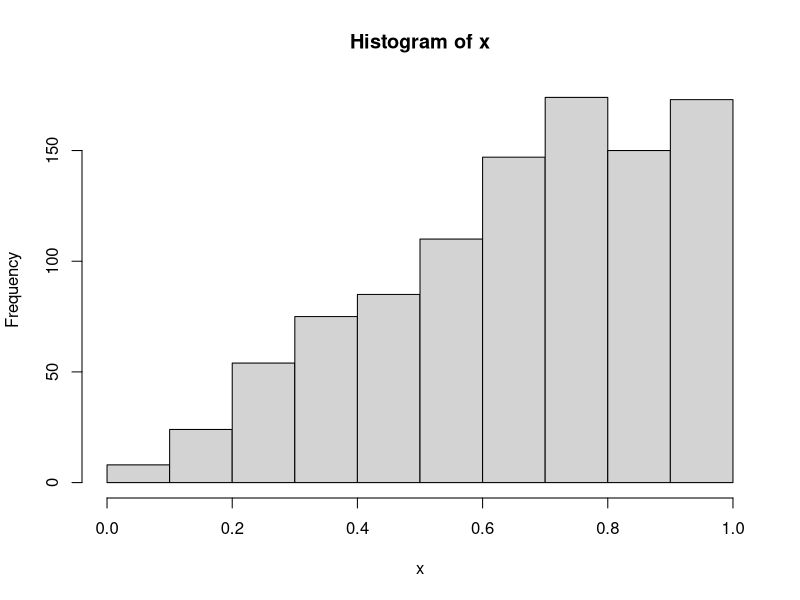
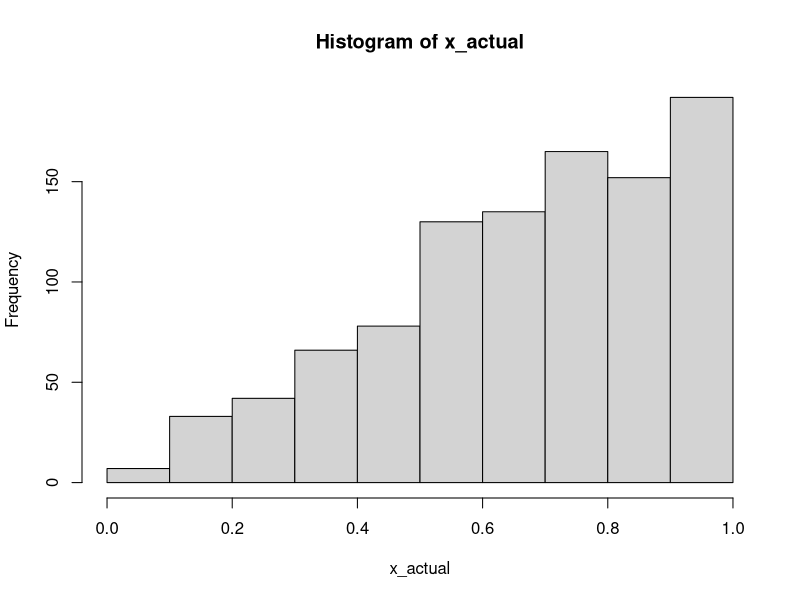
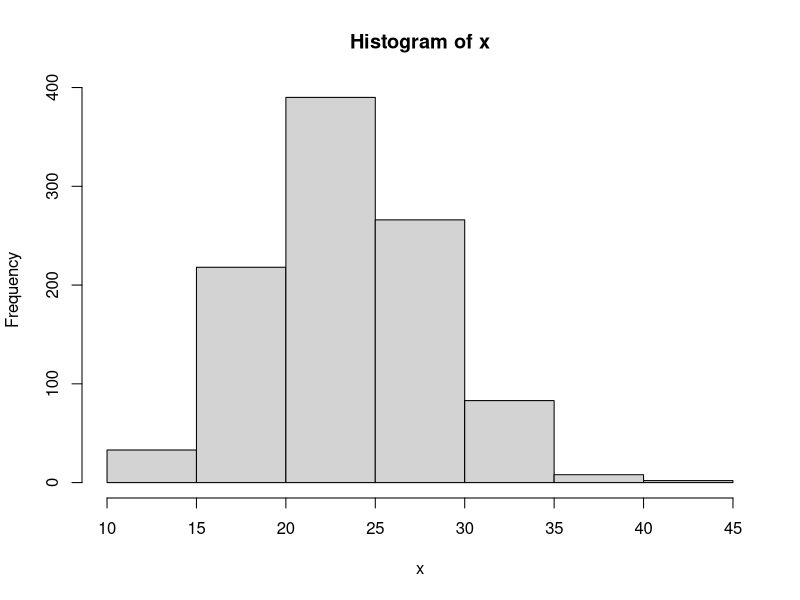
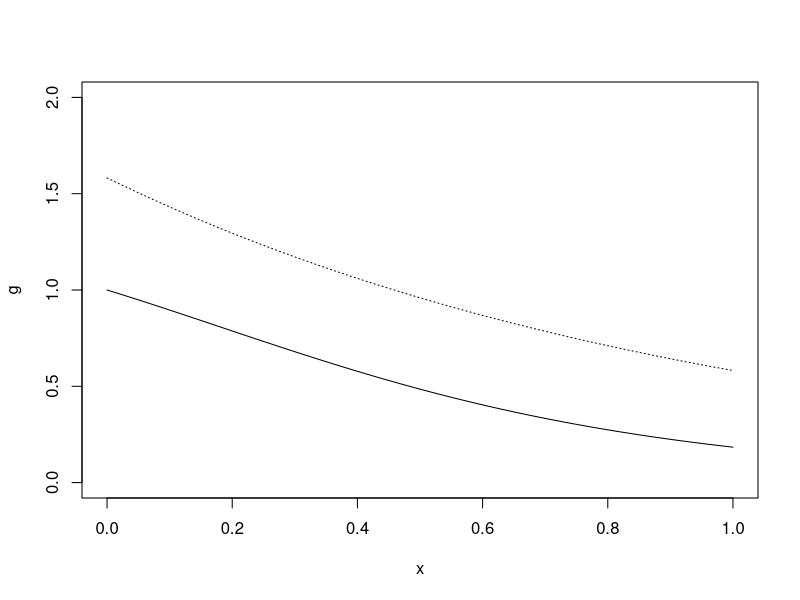

Generate these figures, in order, with R:
## ---- chunk 1
#| echo: false

library(tidyverse)
set.seed(8686)
## ---- chunk 2
ex2 <- 76
ifelse(
  ex2 >= 90, grade <- 'A',
  ifelse(
    ex2 >= 80, grade <- 'B',
    ifelse(ex2 >= 70, grade <- 'C', '')
  )
)
## ---- chunk 3
k <- 0
for (i in 1:10) {
  k <- k + i
}

k

x <- 1:10
k <- 0

for (i in x) {
  k <- k + x[i]
}

k
## ---- chunk 4
k <- 0
i <- 0

while (i <= 10) {
  k <- k + i
  i <- i + 1
}

k; i
## ---- chunk 5
avg <- function(x) {
  s <- 0
  for (i in x) s <- s + i

  s / i
}

x <- 1:10

avg(x) == 5.5
## ---- chunk 6
score <- c(76, 92, 83)
grade <- ifelse(
  score >= 90, 'A',
  ifelse(score >= 80, 'B',
    ifelse(score >= 70, 'C')
  )
)
grade

# will fail-- length(score) > 1
# if (score >= 90) {
#   grade <- 'A'
# } else if (score >= 80) {
#   grade <- 'B'
# } else {
#   grade <- 'C'
# }
## ---- chunk 7
library(stats4)

# y <- c(0.04304550, 0.50263474)
y <- 1:4

mlogl <- function(theta) -(length(y)*log(theta) - theta*sum(y))

fit <- mle(mlogl, 1.4)
summary(fit)

1 / mean(y)
## ---- chunk 8
x <- c(0.5928, 3.2048, 2.2281, 4.2292, 1.2096, 3.8371, 1.2670, 1.2042, 2.8182, 3.5173)

ll <- function(theta, sumx, sumlogx, n) {
  r <- theta[1]
  lambda <- theta[2]
  -(n*r*log(lambda) - n*log(gamma(r)) + (r - 1)*sumlogx - lambda*sumx)
}

optim(c(20, 19), ll, sumx = sum(x), sumlogx = sum(log(x)), n = length(x))
## ---- chunk 9
# given an exponential distribution
lambda <- 10
exp_pdf <- function(x) lambda*exp(-lambda*x)
inv_exp <- function(u) -1/lambda * log(1 - u)

u <- runif(100000, 0, 1)
x <- inv_exp(u)

mean(x) # should be close to 1 / lambda
var(x) # should be close to 1 / lambda^2
## ---- chunk 10
# transformation given a discrete CDF, using quantiles
g <- function(n) {
  u <- runif(n, 0, 1)
  
  cdf <- c(0.1, 0.36, 0.42, 0.85, 1)
  
  dplyr::case_when(
    u <= cdf[1]              ~ 0,
    u > cdf[1] & u <= cdf[2] ~ 1,
    u > cdf[2] & u <= cdf[3] ~ 2,
    u > cdf[3] & u <= cdf[4] ~ 3,
    u > cdf[4] & u <= cdf[5] ~ 4,
    TRUE ~ NA_real_
  )
}

p <- prop.table(table(g(10000)))
cumsum(p)
## ---- chunk 11
f <- function(x, p = 0.4) p * (1 - p)^x
## ---- chunk 12
# demonstrate acception-rejection method using a Beta(2, 1) distribution
# g(x) = Uniform(0, 1)

f <- function(x) 2*x
g <- function(x) 1
C <- 2

gen_beta <- function() {
  u1 <- runif(1, 0, 1)
  u2 <- runif(1, 0, 1)
  
  # if accepted,
  r <- f(u1) / (C * g(u1))
  out <- c( "r" = r, "u1" = u1, "u2" = u2)

  if (u2 < f(u1) / (C * g(u1))) {
    return(u1)
  } else {
    gen_beta()
  }
}

x <- replicate(1000, gen_beta())
x_actual <- rbeta(1000, 2, 1)

hist(x)
hist(x_actual)
## ---- chunk 13
f <- c(0.16, 0.24, 0.33, 0.17, 0.10)
g <- c(1, 1, 1, 1, 1) / 5
C <- max(f / g)

f_x <- function(x) {
  dplyr::case_when(
    x == 1 ~ 0.16,
    x == 2 ~ 0.24,
    x == 3 ~ 0.33,
    x == 4 ~ 0.17,
    x == 5 ~ 0.10,
      TRUE ~ 0
  )
}

gen <- function() {
  y <- sample(1:5, 1) # draw 1 realization from discrete uniform
  u <- runif(1, 0, 1) # draw 1 realization from continuous uniform

  if (u <= f_x(y) / (C * 1/5)) {
    return(y)
  } else {
    gen()
  }
}

out <- replicate(1000, gen())
prop.table(table(out))
## ---- chunk 14
gen_poisson <- function(t0, lambda) {
  s <- 0; i <- 0

  while (s <= t0) {
    u <- runif(1, 0, 1)
    t <- -log(1 - u) / lambda  # inverse transform to draw from Exp(lambda)
    s <- s + t
    i <- i + 1
  }

  return(i - 1)
}

gen_poisson(10, 2)

x <- replicate(1000, gen_poisson(8, 3))

hist(x)
## ---- chunk 15
lambda <- 3
n <- 10
x <- 1
p <- 0.7

rexp(n, lambda) # x_i ~ f(x)             -- random draws
pexp(x, lambda) # P(X <= x)              -- CDF, cumulative probability
dexp(x, lambda) # P(X == x)?             -- density
qexp(p, lambda) # x* s.t. P(X <= x*) = p -- quantile
## ---- chunk 16
mu <- 5
sd <- 3

rnorm(1, mu, sd)
pnorm(5, mu, sd)
qnorm(0.75, mu, sd)
## ---- chunk 17
punif(0.6, 0, 1)
## ---- chunk 18
u <- runif(1000000, 0, 1)
mean(exp(-u))

1 - exp(-1)
## ---- chunk 19
n1 <- 500
n2 <- 5000

u1 <- runif(n1, 0, 1)
u2 <- runif(n2, 0, 1)

# g(x) = x
mean(u1)
mean(u2)
## ---- chunk 20
-exp(-5) - (-exp(-2))

u <- runif(1000, 2, 5)
(5 - 2) * mean(exp(-u))
## ---- chunk 21
library(purrr)

mc_integrate <- function(g, a = 0, b = 1, n) {
  u <- runif(n, a, b)
  (b - a) * mean(g(u))
}

f <- function(x) exp(-x)

map_dbl(c(10, 100, 1000, 10000, 100000), ~mc_integrate(f, 2, 4, .))

# true value
exp(-2) - exp(-4)

h <- function(x) 10 * exp(-10 * x)
map_dbl(c(10, 1000, 1000000), ~mc_integrate(h, 0, 2, .))

# true value
integrate(h, 0, 2)
## ---- chunk 22
f <- function(x) 10 * exp(-10 * x)
mc_integrate(f, 0, 5, 100000)
## ---- chunk 23
cdf_exp_b <- function(x, lambda, n) {
  u <- runif(n, 0, 1)
  x * mean(lambda * exp(-lambda * x * u))
}

u <- cdf_exp_b(6, 20, 100)
l <- cdf_exp_b(2, 20, 100)

u - l

pexp(6, 1/20) - pexp(2, 1/20)
## ---- chunk 24
# Compare results to textbook example 6.3



z_cdf <- function(x, n = 1000) {
  u <- runif(n, 0, 1)

  # density of Z ~ N(0, 1)?
  theta <- function(x, u) {
    mean(1 / sqrt(2 * pi) * x * exp((-x^2 * u^2) / 2))
  }

  # Z ~ N(0, 1) is symmetric about 0
  if (x >= 0) {
    0.5 + theta(x, u)
  } else {
    1 - 0.5 - theta(-x, u)
  }
}

z_cdf(2, 100000)
pnorm(2)
## ---- chunk 25
# the "Hit-or-Miss" method:

# step 1.
x <- rnorm(10000)

# step 2. (an indicator function)
i <- x <= 1.96

# step 3.
mean(i)

norm_cdf <- function(x, n = 10000, mu = 0, sigma = 1) {
  X <- rnorm(n, mu, sigma)
  i <- X <= x
  mean(i)
}

exp_cdf <- function(x, n = 10000, lambda = 5) {
  X <- rexp(n, lambda)
  i <- X <= x
  mean(i)
}

exp_cdf(7.6, n = 1000, lambda = 5)
pexp(7.6, 5)

beta_cdf <- function(x, n = 10000, a = 2, b = 3) {
  X <- rbeta(n, a, b)
  i <- X <= x
  mean(i)
}

beta_cdf(0.7, a = 2, b = 3)
pbeta(0.7, 2, 3)
## ---- chunk 26
# compare hit or miss vs. simple monte-carlo
# theta_1 is simple monte-carlo
# theta_2 is indicator
# estimating F_Z(1.96) where Z ~ N(0, 1).
# generate 100 estimates of theta_1 and theta_2 (n = 10,000)
# then, take the variance of each

# for theta_1
z_cdf <- function(x, n = 1000) {
  u <- runif(n, 0, 1)

  # density of Z ~ N(0, 1)?
  theta <- function(x, u) {
    mean(1 / sqrt(2 * pi) * x * exp((-x^2 * u^2) / 2))
  }

  # Z ~ N(0, 1) is symmetric about 0
  if (x >= 0) {
    0.5 + theta(x, u)
  } else {
    1 - 0.5 - theta(-x, u)
  }
}

# for theta_2
z_cdf2 <- function(x, n = 1000, mu = 0, sigma = 1) {
  X <- rnorm(n, mu, sigma)
  i <- X <= x
  mean(i)
}

# wrap the 2 functions, and collect results
comparison <- function(x = 1.96, n = 100) {
  t1 <- numeric(n)
  t2 <- numeric(n)
  for (i in 1:n) {
    t1[i] <- z_cdf(x)
    t2[i] <- z_cdf2(x)
  }
  c(theta1 = var(t1), theta2 = var(t2))
}

comparison()
## ---- chunk 27
u <- runif(1000)
v <- 1 - u

# Cov(u, v) < 0!
cov(u, v)
## ---- chunk 28
norm_cdf_anti <- function(x, n) {
  u <- runif(n / 2)
  v <- 1 - u
  y <- c(u, v)
  
  pos_cdf <- (1 / sqrt(2 * pi)) * abs(x) * exp(-x^2 * y^2 / 2) + 0.5
  
  if (x >= 0) {
    cdf <- pos_cdf
  } else {
    cdf <- 1 - pos_cdf
  }
  
  return(mean(cdf))
}

norm_cdf <- function(x, n) {
  u <- runif(n)
  
  pos_cdf <- (1 / sqrt(2 * pi)) * abs(x) * exp(-x^2 * u^2 / 2) + 0.5
  
  if (x >= 0) {
    cdf <- pos_cdf
  } else {
    cdf <- 1 - pos_cdf
  }
  
  return(mean(cdf))
}

s <- numeric(100)
a <- numeric(100)

for (i in 1:100) {
  s[i] <- norm_cdf(1.96, 100)
  a[i] <- norm_cdf_anti(1.96, 100)
}

var(s)
var(a)
## ---- chunk 29
u <- runif(100)
C <- -cov(exp(u), u) / var(u)
C

-0.1409 / (1/12)
## ---- chunk 30
g <- function(x) exp(-x) / (1 + x^2)
l <- function(x) exp(-0.5) / (1 + x^2)

# estimating C
u <- runif(10000)
C <- -cov(g(u), l(u)) / var(l(u))

# simple monte-carlo vs. control variate
u <- runif(1000)
smc <- mean(g(u))
hat <- mean(g(u) + C * (l(u) - mean(l(u))))

integrate(g, 0, 1)
print(smc)
print(hat)
print(var(g(u)))
print(var(g(u) + C * (l(u) - mean(l(u)))))
## ---- chunk 31
n <- 10000
u <- runif(n)
# u1, u2, ..., u10k --> e^u1, e^u2, ... e^u10k

hat_theta <- mean(exp(u))
est_var <- var(exp(u))

hat_theta <- numeric(100)
for (i in 1:100) {
  u <- runif(10000)
  hat_theta[i] <- mean(exp(u))
}

var(hat_theta)
## ---- chunk 32
# Example 6.11
x <- seq(0, 1, 0.01)
g <- exp(-x) / (1 + x^2)
f3 <- exp(-x) / (1 - exp(-1))

plot(x, g, type = "l", ylim = c(0, 2))
lines(x, f3, lty = 3)
## ---- chunk 33
# Example

m <- 100
Y <- numeric(m)

for (i in 1:m) {
  x <- rnorm(3, 0, 1)
  Y[i] <- sum(x^2)
}

(hat_theta <- mean(Y))  # should be close to 3
(hat_mse <- mean((Y - 3)^2))  # should be close to 6
## ---- chunk 34
# Example 7.1
m <- 100
L <- numeric(m)

for (i in 1:m) {
  x <- rnorm(2, 0, 1)
  L[i] <- abs(x[1] - x[2])
}

(hat_theta <- mean(L))  # should be close to 2 / sqrt(pi)
(hat_mse <- mean((L - 2 / sqrt(pi))^2))
## ---- chunk 35
# Example 7.2

m <- 100
k <- 3
K <- numeric(m)

for (i in 1:m) {
  x <- rnorm(100)
  x <- sort(x)
  K[i] <- mean(x[k:(length(x) - k)])
}

(hat_theta <- mean(K))
